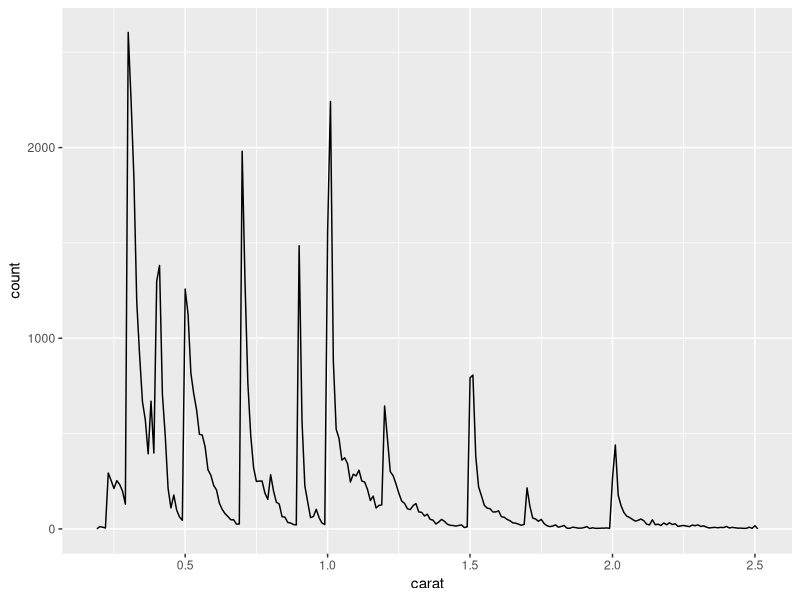
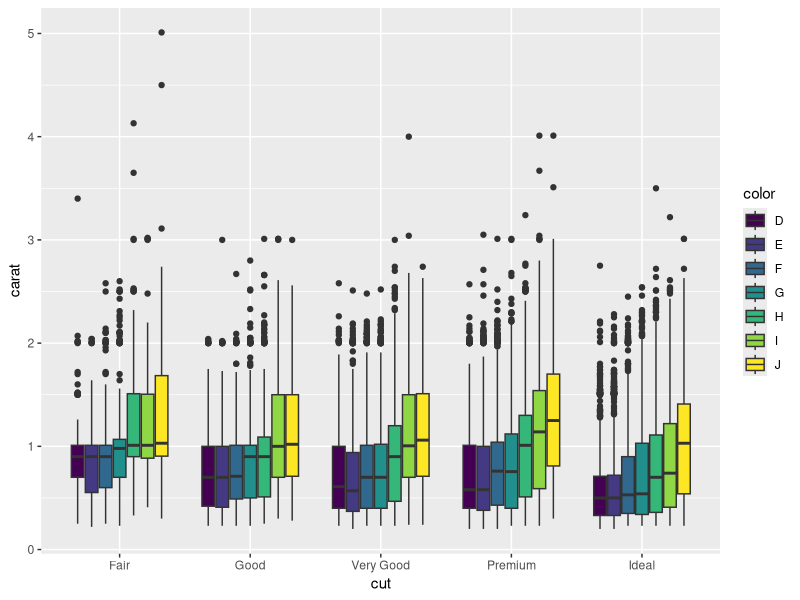
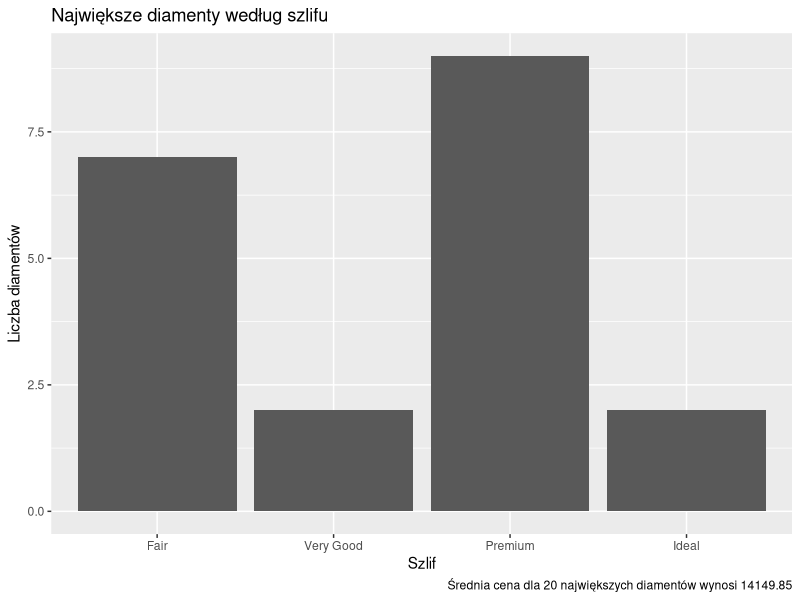

Here is the R script that generated these plots, in order:
## ---- chunk 1
knitr::opts_chunk$set(echo = FALSE)

library(ggplot2)
library(dplyr)
data(diamonds)

smaller <- diamonds %>% 
  filter(carat <= 2.5)
## ---- chunk 2
smaller %>% 
  ggplot(aes(carat)) + 
  geom_freqpoly(binwidth = 0.01)
## ---- chunk 3
library(ggplot2)

ggplot(diamonds, aes(x = cut, y = carat, fill = color)) +
  geom_boxplot()
## ---- chunk 4
library(dplyr)

top_diamentow <- diamonds %>%
  arrange(desc(carat)) %>%
  head(20)

knitr::kable(
  top_diamentow %>%
    select(carat, cut, color, clarity, price),
  caption = "20 największych diamentów"
)
## ---- chunk 5
srednia_cena <- mean(top_diamentow$price)
srednia_cena
## ---- chunk 6
liczba_diamentow <- top_diamentow %>%
  count(cut)

liczba_diamentow
## ---- chunk 7
ggplot(liczba_diamentow, aes(x = cut, y = n)) +
  geom_bar(stat = "identity") +
  labs(
    title = "Największe diamenty według szlifu",
    x = "Szlif",
    y = "Liczba diamentów",
    caption = paste(
      "Średnia cena dla", nrow(top_diamentow),
      "największych diamentów wynosi",
      round(srednia_cena, 2)
    )
  )
## ---- chunk 8
knitr::write_bib(
  c("ggplot2", "dplyr"),
  "packages.bib"
)
